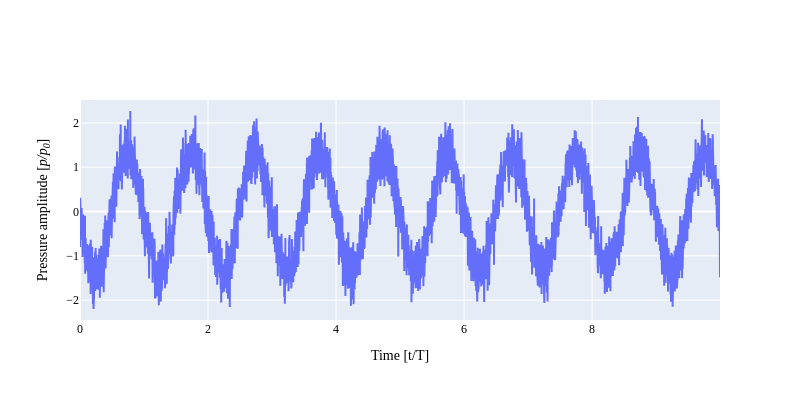

This figure's notebook cell:
### Code cell
# plot sound wave and fft
fig = go.Figure()
fig.add_trace(
    go.Scatter(x=t_plot/period , y=data_processed, mode="lines", name="acoustic emission - GA model")
)


fig.update_layout(
    height=400,
    width=800,
    font=font_dict, 
    # margin_l=5, margin_t=5, margin_b=5, margin_r=5,
    xaxis1=dict(title="Time [t/T]"),
    yaxis1=dict(title="Pressure amplitude [<i>p/p<sub>0</sub></i>]"),
)
fig.show()
if savefig_flag:
    save_figure(fig, f"GA_pressure_{result_id}")

### Figure 1 — Plotly figure (JSON) as saved in the notebook; plotly's stock layout.template omitted (floating-point values rounded to 4 significant figures; data arrays with more than 128 entries replaced by an {"elided": "..."} marker saying what was removed)
{"data": [{"mode": "lines", "name": "acoustic emission - GA model", "type": "scatter", "x": {"elided": "5000 float values"}, "y": {"elided": "5000 float values"}}], "layout": {"font": {"color": "black", "family": "Serif", "size": 12}, "height": 400, "width": 800, "xaxis": {"autorange": true, "range": [0, 9.998], "title": {"text": "Time [t/T]"}, "type": "linear"}, "yaxis": {"autorange": true, "range": [-2.449, 2.518], "title": {"text": "Pressure amplitude [<i>p/p<sub>0</sub></i>]"}, "type": "linear"}}}
